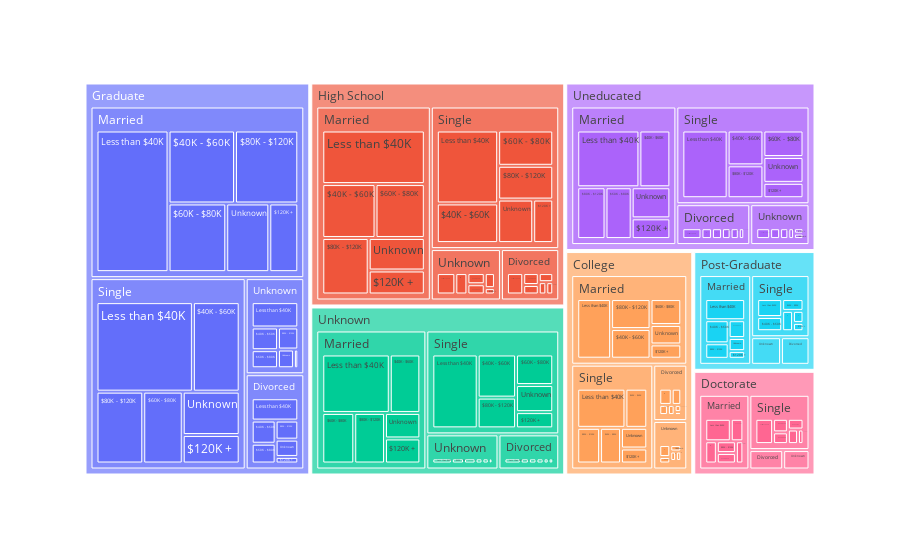

This figure's notebook cell:
### Code cell
# biểu đồ thoe trình độ học vấn, trình trạng hôn nhân, mức thu nhập
grafico = px.treemap(df, path=['Education_Level','Marital_Status', 'Income_Category'])
grafico.show()

### Figure 1 — Plotly figure (JSON) as saved in the notebook; plotly's stock layout.template omitted (floating-point values rounded to 4 significant figures; data arrays with more than 128 entries replaced by an {"elided": "..."} marker saying what was removed)
{"data": [{"branchvalues": "total", "domain": {"x": [0, 1], "y": [0, 1]}, "hovertemplate": "labels=%{label}<br>count=%{value}<br>parent=%{parent}<br>id=%{id}<extra></extra>", "ids": {"elided": "203 str values"}, "labels": {"elided": "203 str values"}, "name": "", "parents": {"elided": "203 str values"}, "type": "treemap", "values": {"elided": "203 int values"}}], "layout": {"legend": {"tracegroupgap": 0}, "margin": {"t": 60}}}
